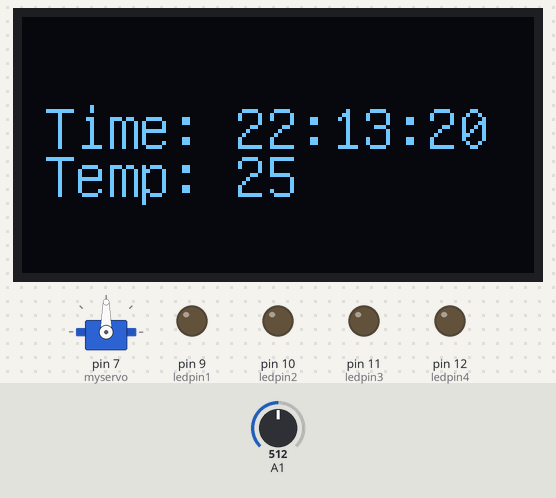
Bench run of a sketch on a simulated Arduino Uno, built with avr-gcc and run on an emulated ATmega328P. Shown: servo, 128×64 one-colour display, output pins drawn as LEDs (lit = HIGH). Dashed ring = blinking. The inputs (shaded band) are chosen by the test bench; at power-on: A1 = 512. The local clock reads 2024-03-15 10:24:30 at power-on unless the sketch sets it; what the sketch prints to the serial monitor is not drawn.

Above: at 1.2 s.
1.3 s: A1 set to 531
At 2.6 s:
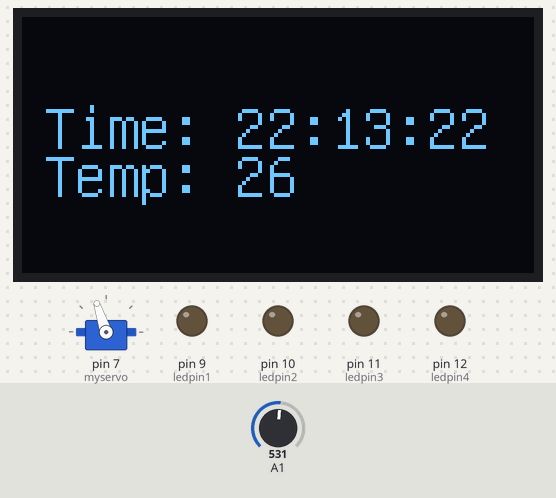
4.3 s: A1 set to 716
At 4.53 s:
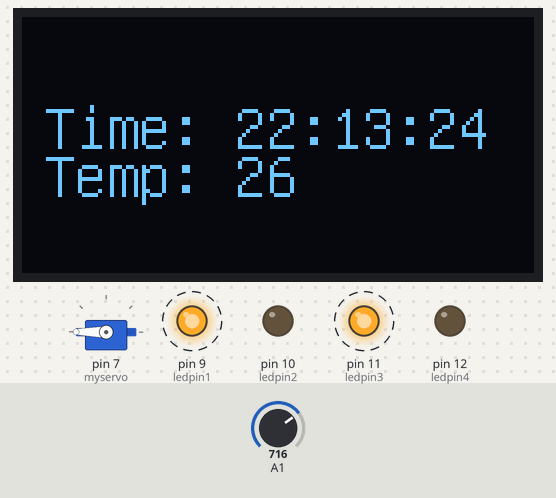
6.4 s: A1 set to 753
At 6.65 s:
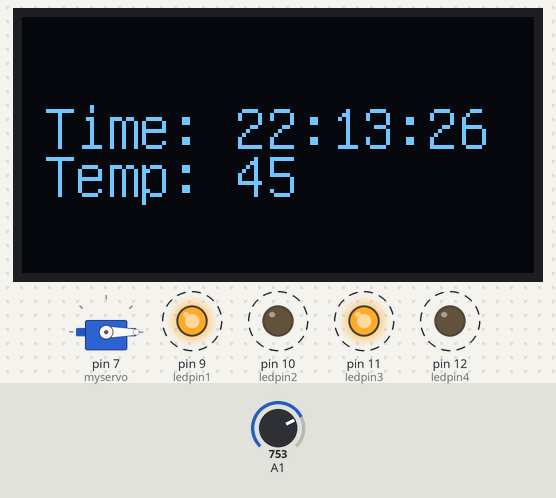
8.5 s: A1 set to 900
At 8.78 s:
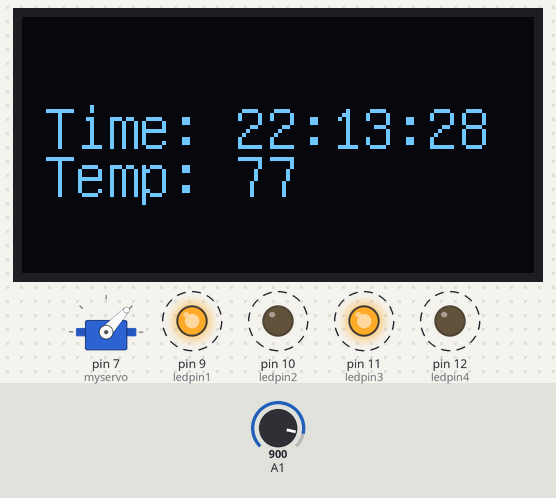
10.6 s: A1 set to 511
At 11.6 s:
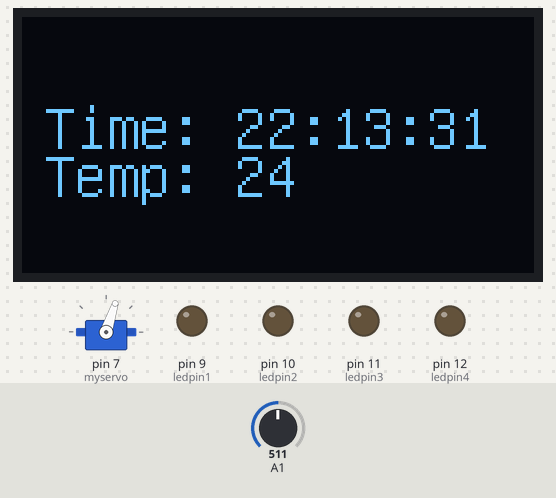
Timing chart, 0 to 13.6 s (numbered marks = the images above; inputs shaded):
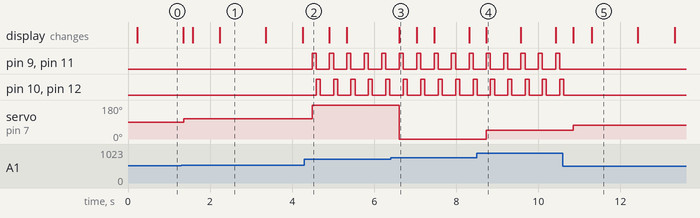

Measured:
- the behaviour switches between 522 and 523 on A1 (found by bisection; images 0 and 1)
- the behaviour switches between 736 and 737 on A1 (found by bisection; images 2 and 3)
- after the input at 1.3 s, servo on pin 7 (myservo): 90° → 108° after 0.05 s
- after the input at 4.3 s, pin 9 (ledpin1), pin 11 (ledpin3): alternates HIGH for 0.10 s and LOW for 0.32 s, starting after 0.19 s; pin 10 (ledpin2), pin 12 (ledpin4): alternates HIGH for 0.10 s and LOW for 0.32 s, starting after 0.29 s; servo on pin 7 (myservo): 108° → 180° after 0.19 s
- after the input at 6.4 s, servo on pin 7 (myservo): 180° → 0° after 0.21 s
- after the input at 8.5 s, servo on pin 7 (myservo): 0° → 47° after 0.23 s
- after the input at 10.6 s, pin 9 (ledpin1), pin 11 (ledpin3): stops changing and stays LOW; pin 10 (ledpin2), pin 12 (ledpin4): goes on until 10.6 s, then stays LOW; servo on pin 7 (myservo): 47° → 72° after 0.25 s

The sketch:

Projekt_1.ino
```cpp
/*
* Name: clock and temp project
* Author: Elias Svensson
* Date: 2024-11-12
* Description: This project uses a ds3231 to measure time and displays the time to an 1306 oled display,
* Further, it measures temprature with a analog temprature module and displays a mapped value to a 9g-servo-motor
*/

// Include Libraries
#include <RTClib.h>
#include <Wire.h>
#include "U8glib.h"
#include <Servo.h>

// Init constants
int cord1 = 5;
int cord2 = 33;
int cord3 = 45;
const int deg = 100;
const int ledpin1 = 9;
const int ledpin2 = 10;
const int ledpin3 = 11;
const int ledpin4 = 12;

// Init global variables

// construct objects
RTC_DS3231 rtc;
U8GLIB_SSD1306_128X64 u8g(U8G_I2C_OPT_NO_ACK);
Servo myservo;


void setup() {
  // init communication
  Serial.begin(9600);

  // Init Hardware
  Wire.begin();
  rtc.begin();
  rtc.adjust(DateTime(F(__DATE__),F(__TIME__)));

  u8g.setFont(u8g_font_unifont);

  pinMode(A1, INPUT);
  pinMode(ledpin1, OUTPUT);
  pinMode(ledpin2, OUTPUT);
  pinMode(ledpin3, OUTPUT);
  pinMode(ledpin4, OUTPUT);
  myservo.attach(7);

}

void loop() {
  oledWrite(getTime(), getTemp());
  Serial.println(getTemp());
  servoWrite(getTemp());
  blinkblonk();
}


/*
*This function reads time from an ds3231 module and package the time as a String
*Paramteters: Void
*Returns: time in hh:mm:ss as String
*/
String getTime(){
  DateTime now = rtc.now();
  return "Time: " + String(now.hour()) + ":" + String(now.minute()) + ":" + String(now.second());
}

/*
* This function reads an analog pin connected to an analog temprature sensor and calculates the corresponding temp
*Parameters: Void
*Returns: temprature as float
*/
float getTemp() {
  int Vo;
  float R1 = 10000;
  float logR2;
  float R2;
  float T;
  float c1 = 0.001129148, c2 = 0.000234125, c3 = 0.0000000876741;

  Vo = analogRead(A1);
  R2 = R1 * (1023.0 / (float)Vo - 1.0);
  logR2 = log(R2);
  T = (1.0 / (c1 + c2 * logR2 + c3 * logR2 * logR2 * logR2)); // temperature in Kelvin
  T = T - 273.15;

  return T;
}

/*
* This function takes a string and draws it to an oled display
*Parameters: - text: String to write to display
*Returns: void
*/
void oledWrite(String text, int temp){
 String temp_str = String(temp);
 String final_temp= "Temp: " + temp_str;
 u8g.firstPage();
  do {
   u8g.drawStr(cord1, cord2, text.c_str());
   u8g.drawStr(cord1, cord3,  final_temp.c_str());
   } while( u8g.nextPage() );
}

/*
* takes a temprature value and maps it to corresppnding degree on a servo
*Parameters: - value: temprature
*Returns: void
*/
void servoWrite(float value){
  myservo.write(map(getTemp(), 20, 30, 0, 180));
}

/*
* This function flashes lights when the temperature is too high
*Parameters: void
*Returns: void
*/
void blinkblonk() {
  if (getTemp() > 27) {
    digitalWrite(ledpin1, HIGH);
    digitalWrite(ledpin3, HIGH);
      delay(deg);
    digitalWrite(ledpin1, LOW);
    digitalWrite(ledpin3, LOW);
    digitalWrite(ledpin2, HIGH);
    digitalWrite(ledpin4, HIGH);
      delay(deg);
    digitalWrite(ledpin2, LOW);
    digitalWrite(ledpin4, LOW);
  }
}
```
